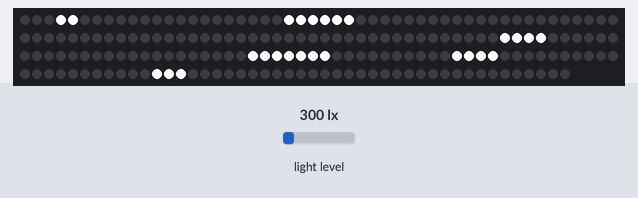
Simulated run of this sketch. Board: Arduino Uno, built for the host (arithmetic inside an expression is 32-bit, double 64-bit). On the bench: 196 RGB LEDs in strip order, left to right, continuing on the next row. Wiring (inferred from the names in the program): BH1750 light sensor at I2C address 0x23. Inputs (shaded band) come from the test bench; at power-on: light level 300 lx. Network time is answered at once with the bench clock; the local clock reads 2024-03-15 10:24:30 at power-on unless the sketch sets it; what the sketch prints to the serial monitor is not drawn.

Above: at 1.9 s.

The sketch:

fuzzyclock.ino
```cpp
#include "includes/globals.cpp"
#include "includes/wifi.cpp"
#include "includes/lightSensor.cpp"
#include "includes/hourMin.cpp"
//#include "includes/tempHum.cpp"
#include "includes/timeDate.cpp"

void setup() {
    // ESP.reset();
    // Connect using 74880 baud 81N
    Serial.begin(76800);
    wifi::setup();
    hourMin::setup();
    //tempHum::setup();
    lightSensor::setup();
    timeDate::setup();
}

void loop() {
    timeDate::loop();
    //tempHum::loop();
    hourMin::loop();
}
```

globals.h
```cpp
extern uint32_t colorR;
extern uint32_t colorG;
extern uint32_t colorB;
extern uint32_t brightness;
extern uint8_t currentHour;
extern uint8_t currentMinute;
extern long currentTime;
// extern int temperature;
// extern int humidity;
// extern int tempStatus;

// Number of LEDs
#define LED_COUNT 196
// NTP Update Period in Seconds
#define NTP_UPDATE 1800
```

lightSensor.h
```cpp
#ifndef lightSensor_H
#define lightSensor_H

class lightSensor
{
public:
    static void setup();
    static void getLightLevel();
    static unsigned int BH1750_Read();
    static void setBrightness();
};
#endif
```

timeDate.h
```cpp
#ifndef timeDate_H
#define timeDate_H
long NTPUPDATE;

// Set timezone (seconds)
const long utcOffsetInSeconds = -10800;

class timeDate
{
public:
    static void setup();
    static void loop();
    static WiFiUDP ntpUDP;
    static NTPClient timeClient;
};
#endif
```

wifi.h
```cpp
#ifndef wifi_H
#define wifi_H

class wifi
{
public:
    static void setup();
};
#endif
```

Source omitted: hourMin.h (data table, 2957 bytes)
